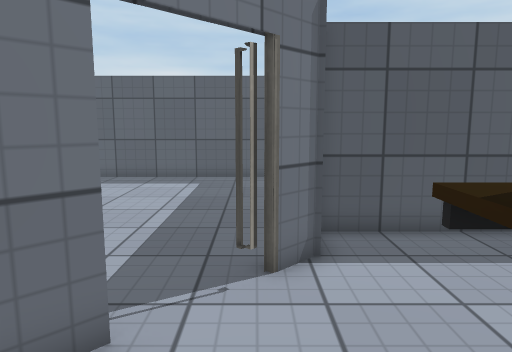
View 1 (above)

13 first-person views from a walk through a Unity game level. The camera is 1.3 m above the floor, tilts 8° down and sees 70° across. Doors are open. The floor is counted in squares, 0.5 m on a side. Each view is taken from the middle of a square. On the plan, view 1 faces up. The plan holds only what a view shows up to about 20 squares ahead; the rest is blank. Some surface patterns are stand-ins.

View 2
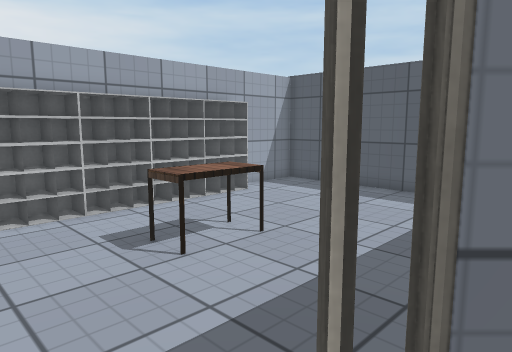

View 3
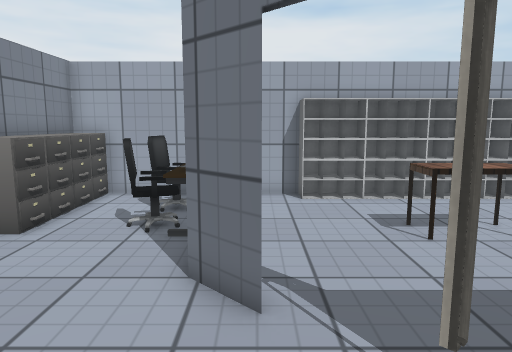

View 4
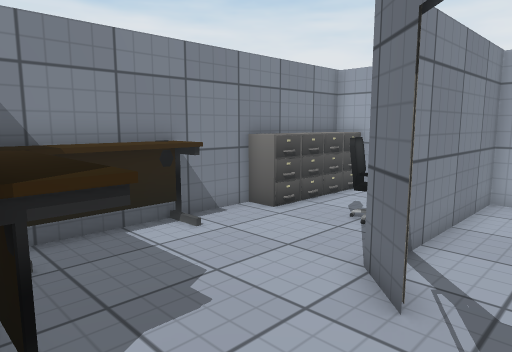

View 5
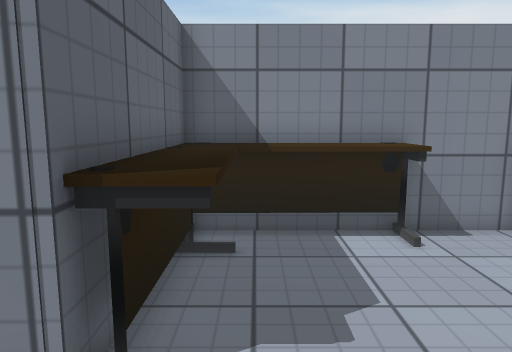

View 6
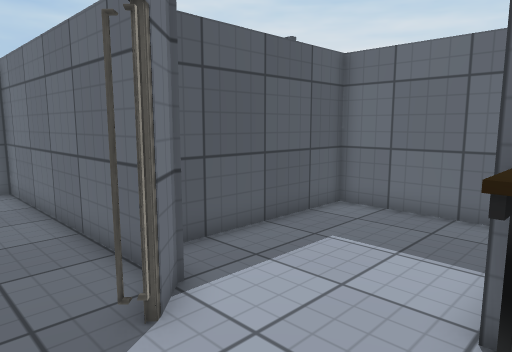

View 7
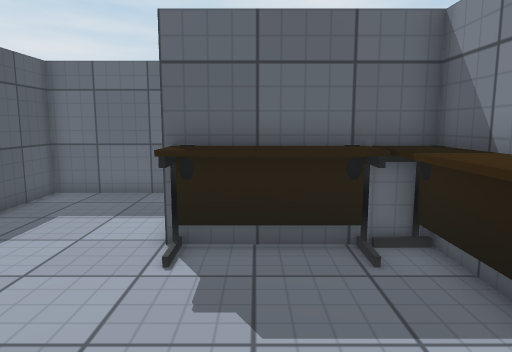

View 8
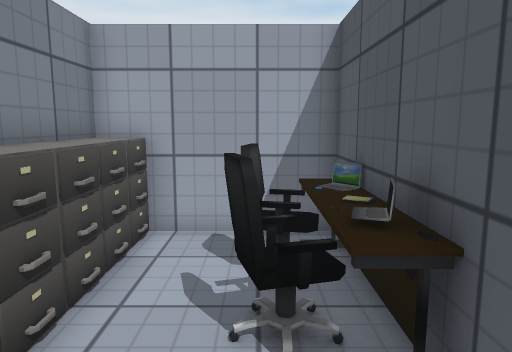

View 9
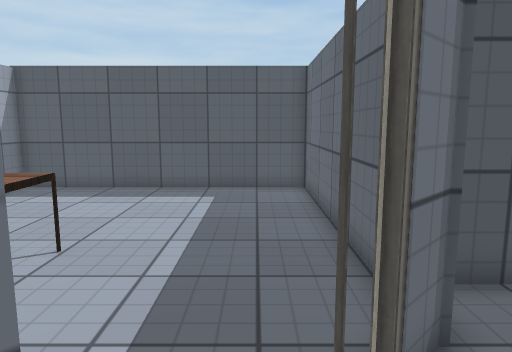

View 10
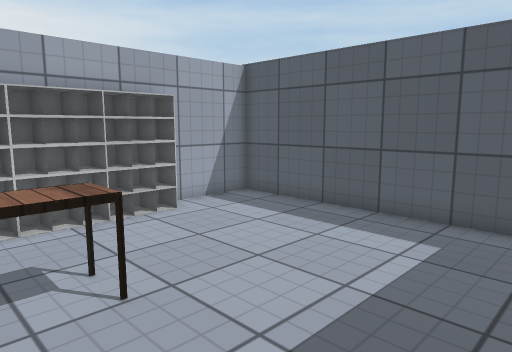

View 11
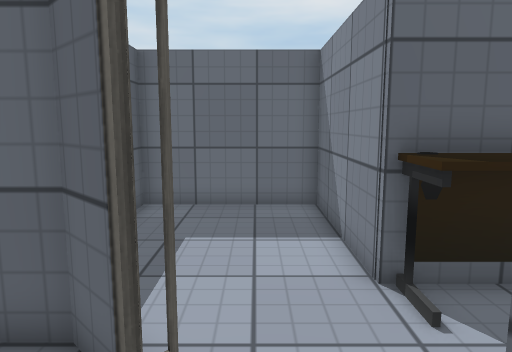

View 12
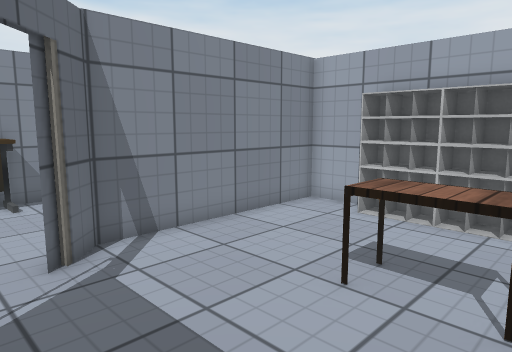

View 13
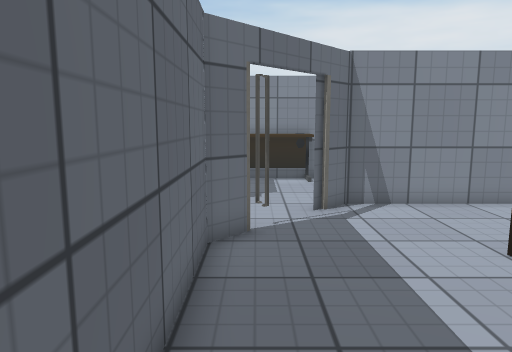

### Floor plan
Points are (right, up) in squares from view 1. A wall is a line through its corners. A room is listed if a view was taken in it or the views show most of it. See-through windows are left out.
Room 1 (views 1, 2, 6, 7, 8, 9)
walls: (-4.5, 2.9) (-10.7, 2.9) (-10.7, -2.8) (2.7, -2.8) (2.7, 3.1); (-1.6, 4.2) (-3, 2.8)
ways out: opening at (1.5, 3.5) to room 2; open door at (-1, 5) to room 3
objects: desk (-10, 2); drawers (-9, -2); chair (-9, 1) to (-8, 1); laptop (-9, 2) to (-8, 2); drawers (-8, -2) to (-7, -2); chair (-7, 1) to (-6, 1); desk (-7, 2); drawers (-6, -2); laptop (-6, 2); other object (-5, -2); desk (-5, 2); desk (-3, -2) to (2, -1); desk (1, -1) to (2, 3)
Room 2 (views 3, 4, 5)
walls: (2.7, 3.1) (8.8, 3.1) (8.8, 8.7) (1.5, 8.7); (1.2, 7) (-0.1, 5.7); (-0.3, 6.1) (0, 5.7)
ways out: opening at (1.5, 3.5) to room 1
Room 3 (views 10, 11, 12, 13)
walls: (-0.3, 5.9) (1.1, 7.2) (1.1, 18.1) (-10.7, 18.1) (-10.7, 14.9); (-10.7, 5.8) (-10.7, 3.1) (-3, 3.1) (-2.1, 4); (-2.1, 3.7) (-1.8, 4.1)
ways out: open door at (-1, 5) to room 1
objects: other object (-11, 6) to (-10, 7); other object (-11, 10) to (-10, 11); other object (-10, 8) to (-10, 9); other object (-10, 12) to (-10, 14); table (-6, 8) to (-5, 10)

Where each view was taken, in squares from view 1:
view 1: 0 up, 0 right, facing up
view 2: 4 up, 1 right, facing up-left
view 3: 4 up, 3 right, facing left
view 4: 6 up, 3 right, facing down-left
view 5: 6 up, 1 right, facing down
view 6: 2 up, 2 left, facing up-right
view 7: 1 up, 5 left, facing right
view 8: 1 up, 2 left, facing left
view 9: 3 up, 1 left, facing up
view 10: 8 up, 0 right, facing up-left
view 11: 5 up, 3 left, facing right
view 12: 11 up, 0 right, facing down-left
view 13: 15 up, 0 right, facing down
